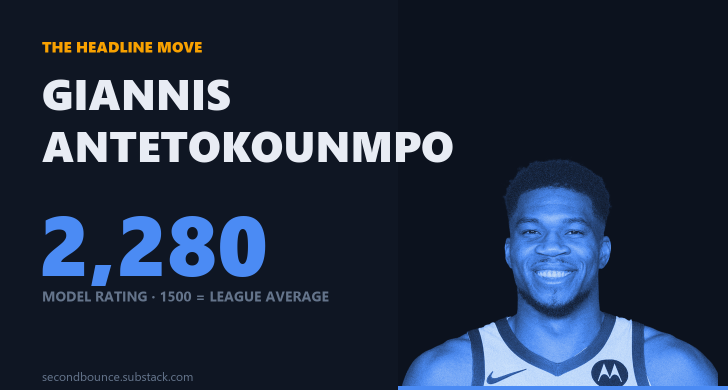
#> input picture docs/growth/posts/assets/card_giannis.png, 1456 x 780 px, given in place of logo_site.png, which was not available (shown at 1/2 size)
$ python generate_brand_assets.py
#> lines starting #> are read from the running program, lines starting #| are printed output that depends on the picture; after the words box and inside, x2 and y2 are one past the last pixel; in counts of white or black regions, pixels touching at a corner belong together; pictures that were not available may be replaced by others from this repository, and a replacement may not be noted
"""Generate Second Bounce brand assets (BRAND.md v1 system).

Outputs to docs/growth/posts/assets/:
- logo_substack.png   circle-cropped glowing ball (publication avatar)
- footer_banner.png   light post footer: ball + wordmark + bounce arcs + receipt
- x_header.png        1500x500 dark header for the X profile

The receipt stamp is computed from the honest tracking CSV, never hand-typed.
"""

from datetime import date

import pandas as pd
from PIL import Image, ImageDraw, ImageFont

ASSETS = "docs/growth/posts/assets"

# palette (BRAND.md)
NAVY = (15, 22, 35)
PAPER = (253, 253, 254)
BLUE_DARK_SURFACE = (75, 139, 244)   # signal blue on dark
BLUE_LIGHT_SURFACE = (42, 120, 214)  # signal blue on light
INK = (24, 33, 48)
TEXT_DARK = (232, 236, 244)
SECONDARY = (110, 118, 130)
MUTED_DARK = (100, 116, 139)
RECEIPT_GRAY = (137, 135, 129)

F = "C:/Windows/Fonts/"


def receipt_line() -> str:
    t = pd.read_csv("data/exports/prediction_tracking_honest.csv")
    acc = t["correct"].astype(bool).mean() * 100
    stamp = date.today().strftime("%m/%d/%Y")
    return (f"[ {acc:.1f}% · {len(t)} games · as of {stamp} · "
            f"verified walk-forward ]")


def bounce_arcs(draw, x, y, total_w, color, width=3):
    """Two diminishing arcs under the wordmark: the physics of the name."""
    w1 = int(total_w * 0.62)
    w2 = int(total_w * 0.30)
    h1 = int(w1 * 0.10)
    h2 = int(w2 * 0.10)
    draw.arc([x, y - h1, x + w1, y + h1], start=180, end=360,
             fill=color, width=width)
    x2 = x + w1 + int(total_w * 0.04)
    draw.arc([x2, y - h2, x2 + w2, y + h2], start=180, end=360,
             fill=color, width=width)


# ---------------------------------------------------------------- ball logo
src = Image.open(f"{ASSETS}/logo_site.png").convert("RGBA")
cx, cy, r = 512, 495, 420
crop = src.crop((cx - r, cy - r, cx + r, cy + r)).resize((1024, 1024))
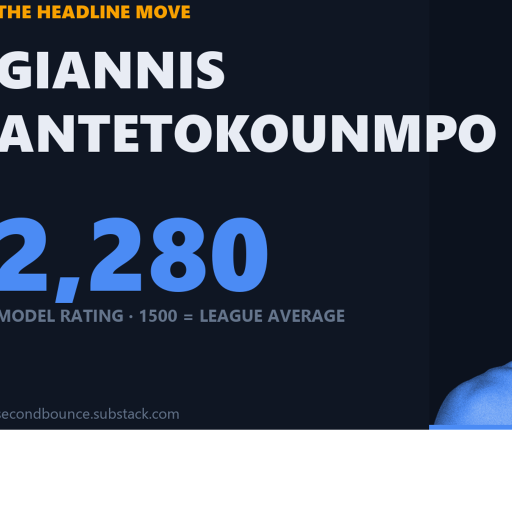
#> crop: PIL image 1024x1024 RGBA (shown at 1/2 size); mean R, G, B, A 31.3, 39.5, 54.1, 214; transparent parts drawn white
mask = Image.new("L", (1024, 1024), 0)
#> mask: PIL image 1024x1024 L; every value is 0
ImageDraw.Draw(mask).ellipse([0, 0, 1024, 1024], fill=255)
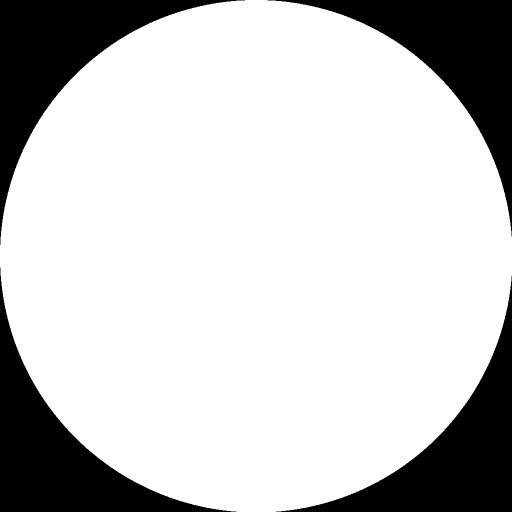
#> mask: PIL image 1024x1024 L (shown at 1/2 size); 78.7% white; 4 black regions, box (x1, y1, x2, y2) and area: (0, 0, 490, 490) 56414, (535, 0, 1024, 473) 55924, (0, 535, 473, 1024) 55924, (552, 552, 1024, 1024) 55435
ball_full = Image.new("RGBA", (1024, 1024), (0, 0, 0, 0))
#> ball_full: PIL image 1024x1024 RGBA; every value is 0
ball_full.paste(crop, (0, 0), mask)
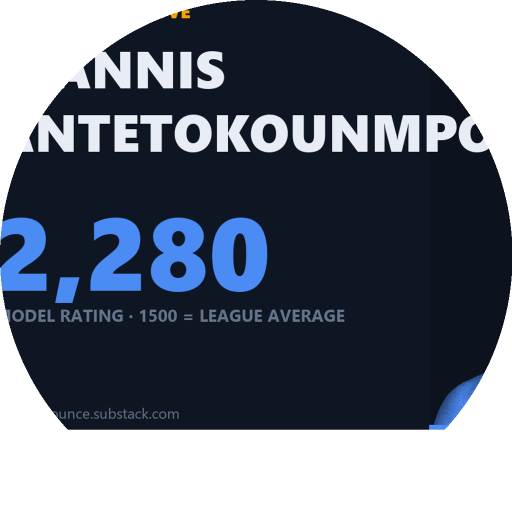
#> ball_full: PIL image 1024x1024 RGBA (shown at 1/2 size); mean R, G, B, A 24.8, 32.2, 45.2, 179.6; transparent parts drawn white
ball_full.save(f"{ASSETS}/logo_substack.png")

#> (the run stopped early here; a loop or call above may not have finished)
